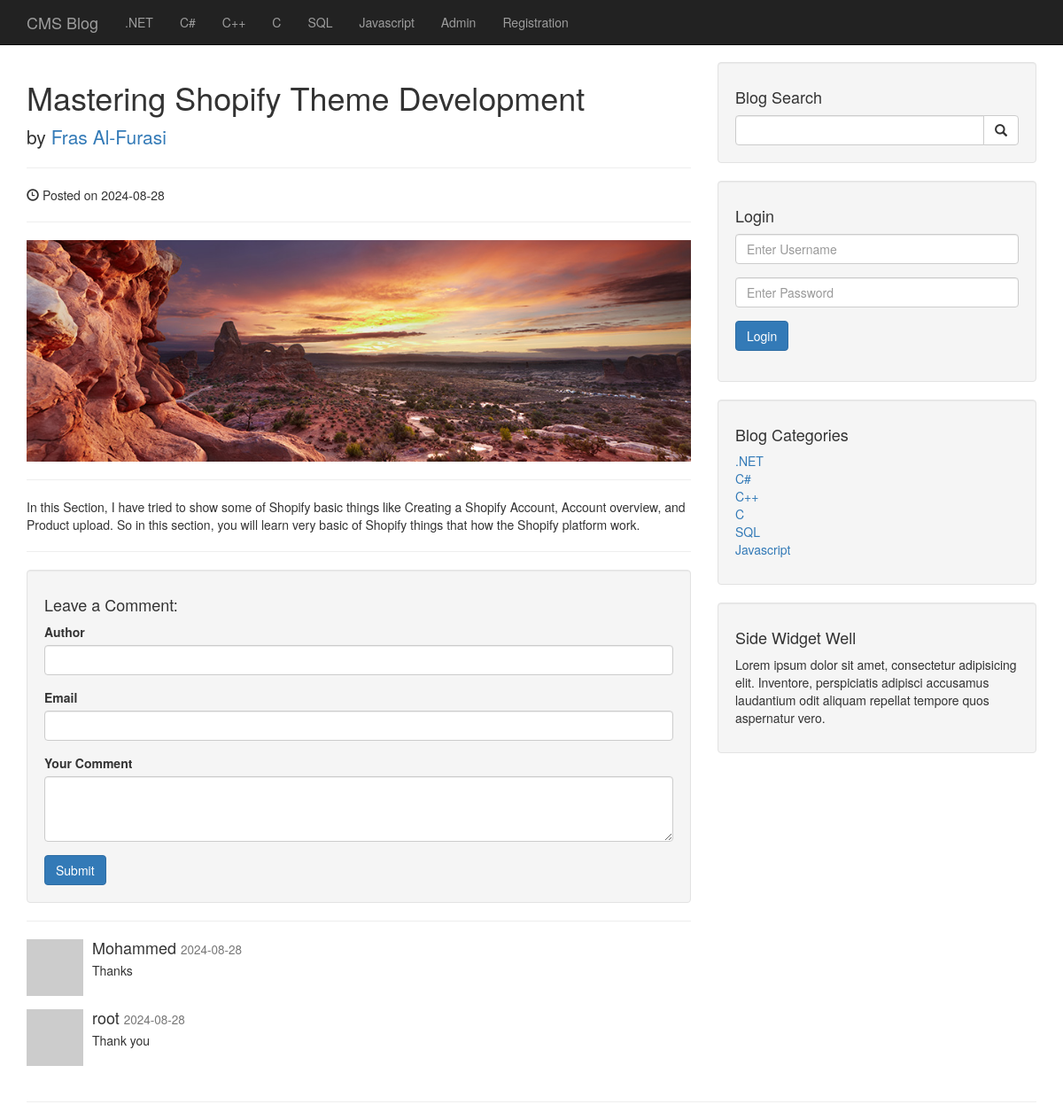
Screenshot of /post.php?p_id=4 with the database file from the repository.
### tables this page shows
CREATE TABLE `categories` (
  `cat_id` int(3) NOT NULL,
  `cat_title` varchar(255) NOT NULL
);

CREATE TABLE `posts` (
  `post_id` int(3) NOT NULL,
  `post_category_id` int(11) NOT NULL,
  `post_title` varchar(255) NOT NULL,
  `post_author` varchar(255) NOT NULL,
  `post_date` date NOT NULL,
  `post_image` text NOT NULL,
  `post_content` text NOT NULL,
  `post_tags` varchar(255) NOT NULL,
  `post_comment_count` int(11) NOT NULL,
  `post_status` varchar(255) NOT NULL DEFAULT 'draft'
);

CREATE TABLE `comments` (
  `comment_id` int(3) NOT NULL,
  `comment_post_id` int(3) NOT NULL,
  `comment_author` varchar(255) NOT NULL,
  `comment_email` varchar(255) NOT NULL,
  `comment_content` text NOT NULL,
  `comment_status` varchar(255) NOT NULL,
  `comment_date` date NOT NULL
);

### post.php (the view, shortened to what this page needs)
<?php
include "includes/header.php";
include "includes/navigation.php";
?>
<div class="container">
    <?php
    if (isset($_GET['p_id'])) {
        $the_post_id = $_GET['p_id'];
        $query = "SELECT * FROM posts WHERE post_id = $the_post_id ";
        $select_all_posts_query = mysqli_query($connection, $query);
        while ($Row = mysqli_fetch_assoc($select_all_posts_query)) {
            $post_title = $Row['post_title'];
            $post_author = $Row['post_author'];
            $post_date = $Row['post_date'];
            $post_image = $Row['post_image'];
            $post_content = $Row['post_content'];
            ?>
            <div class="row">
                <div class="col-lg-8">
                    <h1><?php echo $post_title; ?></h1>
                    <p class="lead">
                        by <a href="#"><?php echo $post_author; ?></a>
                    </p>
                    <hr>
                    <p><span class="glyphicon glyphicon-time"></span> Posted on <?php echo $post_date; ?></p>
                    <hr>
                    <img class="img-responsive" src="<?php echo "images/" . $post_image; ?>" alt="<?php echo $post_title; ?>">
                    <hr>
                    <p><?php echo $post_content; ?></p>
                    <hr>
                    <div class="well">
                        <h4>Leave a Comment:</h4>
                        <form role="form" action="" method="POST">
                            <div class="form-group">
                                <label for="comment_author">Author</label>
                                <input class="form-control" type="text" name="comment_author">
                            </div>
                            <div class="form-group">
                                <label for="comment_email">Email</label>
                                <input class="form-control" type="email" name="comment_email">
                            </div>
                            <div class="form-group">
                                <label for="comment_content">Your Comment</label>
                                <textarea class="form-control" rows="3" name="comment_content"></textarea>
                            </div>
                            <button type=" submit" name="create_comment" class="btn btn-primary">Submit</button>
                        </form>
                    </div>
                    <hr>
                    <?php
                            $query = "SELECT * FROM comments WHERE comment_post_id=$the_post_id AND comment_status='Approved' ORDER BY comment_id DESC";
                            $fetch_posts_data = mysqli_query($connection, $query);
                            while ($Row = mysqli_fetch_assoc($fetch_posts_data)) {
                                ?>
                        <div class="media">
                            <a class="pull-left" href="#">
                                <img class="media-object" src="http://placehold.it/64x64" alt="">
                            </a>
                            <div class="media-body">
                                <h4 class="media-heading"><?php echo $Row['comment_author'] ?>
                                    <small><?php echo $Row['comment_date'] ?></small>
                                </h4>
                                <?php echo $Row['comment_content'] ?>
                            </div>
                        </div>
                    <?php }
                            ?>
                    <br>
                </div>
                <?php
                        include "includes/sidebar.php"
                        ?>
            </div>
    <?php
        }
    }
    ?>
    <hr>
    <?php
    include "includes/footer.php"
    ?>

### includes/navigation.php (shortened to what this page needs)
<nav class="navbar navbar-inverse navbar-fixed-top" role="navigation">
    <div class="container">
        <div class="navbar-header">
            <a class="navbar-brand" href="index.php">CMS Blog</a>
        </div>
        <div class="collapse navbar-collapse" id="bs-example-navbar-collapse-1">
            <ul class="nav navbar-nav">
                <?php
                $query = "SELECT * FROM categories";
                $fetch_data = mysqli_query($connection, $query);
                while ($Row = mysqli_fetch_assoc($fetch_data)) {
                    $cat_title = $Row['cat_title'];
                    $cat_id = $Row['cat_id'];
                    echo "<li><a href='category.php?category=$cat_id'>$cat_title</a></li>";
                }
                ?>
                <li><a href='admin'>Admin</a></li>
                <li><a href='registration.php'>Registration</a></li>
            </ul>
        </div>
    </div>
</nav>

### includes/sidebar.php
<div class="col-md-4">
    <div class="well">
        <h4>Blog Search</h4>
        <form action="search.php" method="POST">
            <div class="input-group">
                <input type="text" name="search" class="form-control">
                <span class="input-group-btn">
                    <button class="btn btn-default" type="submit" name="submit">
                        <span class="glyphicon glyphicon-search"></span>
                    </button>
                </span>
            </div>
        </form>
    </div>
    <div class="well">
        <h4>Login</h4>
        <form action="includes/login.php" method="POST">
            <div class="form-group">
                <input type="text" name="username" class="form-control" placeholder="Enter Username">
            </div>
            <div class="form-group">
                <input type="password" name="password" class="form-control" placeholder="Enter Password">
            </div>
            <div class="form-group">
                <button class="btn btn-primary" type="submit" name="login">
                    Login
                </button>
            </div>
        </form>
    </div>
    <div class="well">
        <h4>Blog Categories</h4>
        <div class="row">
            <div class="col-lg-12">
                <ul class="list-unstyled">
                    <?php
                    $query = "SELECT * FROM categories LIMIT 7";
                    $fetch_data = mysqli_query($connection, $query);
                    while ($Row = mysqli_fetch_assoc($fetch_data)) {
                        $cat_title = $Row['cat_title'];
                        $cat_id = $Row['cat_id'];
                        echo "<li><a href='category.php?category=$cat_id'>$cat_title</a></li>";
                    }
                    ?>
                </ul>
            </div>
        </div>
    </div>
    <?php
    include "widget.php";
    ?>
</div>

### includes/widget.php (shortened to what this page needs)
<div class="well">
    <h4>Side Widget Well</h4>
    <p>Lorem ipsum dolor sit amet, consectetur adipisicing elit. Inventore, perspiciatis adipisci accusamus laudantium odit aliquam repellat tempore quos aspernatur vero.</p>
</div>

### css/blog-home.css (style rules this page uses)
body { padding-top: 70px; }

### rows the page displays
categories: cat_title ".NET"
categories: cat_title "C#"
categories: cat_title "C++"
categories: cat_title "C"
categories: cat_title "SQL"
categories: cat_title "Javascript"
posts: post_title "Mastering Shopify Theme Development", post_author "Fras Al-Furasi", post_date "2024-08-28", post_image (picture), post_content "In this Section, I have tried to show some of Shopify basic things like Creating a Shopify Account, Account overview, and Product upload. So in this section, you will learn very basic of Shopify things that how the Shopify platform work."
comments: comment_author "Mohammed", comment_date "2024-08-28", comment_content "Thanks"
comments: comment_author "root", comment_date "2024-08-28", comment_content "Thank you"
